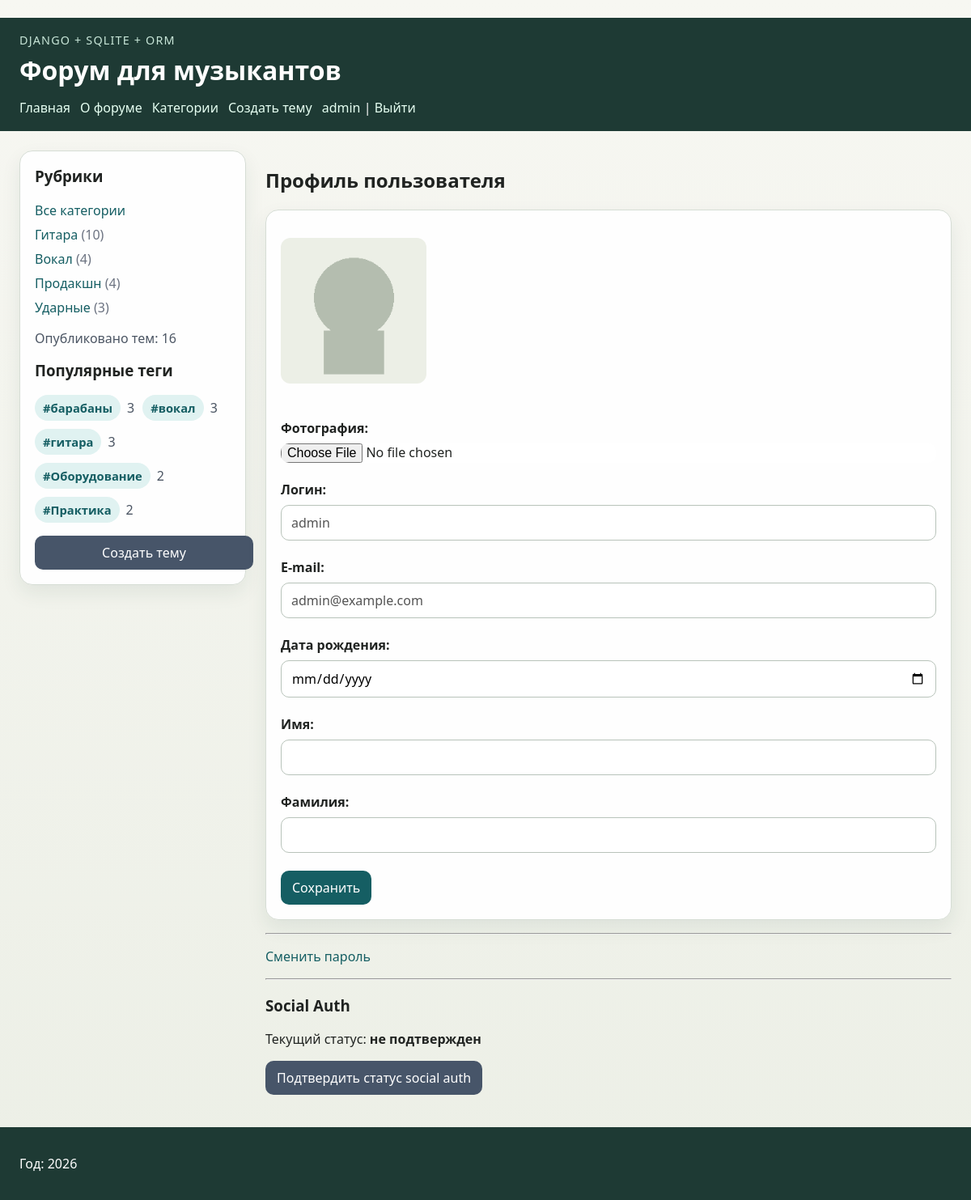
/users/profile/ (signed in), run on the app's committed database.
### users/models.py (models this page shows)
class User(AbstractUser):
    photo = models.ImageField(
        upload_to='users/%Y/%m/%d/',
        blank=True,
        null=True,
        verbose_name='Фотография',
    )
    date_birth = models.DateField(
        blank=True,
        null=True,
        verbose_name='Дата рождения',
    )
    social_auth_verified = models.BooleanField(
        default=False,
        verbose_name='Социальная авторизация подтверждена',
    )
    class Meta:
        permissions = [
            ('social_auth', 'Можно авторизоваться через социальные сети'),
        ]

### musicforum/models.py (models this page shows, shortened)
class Tag(models.Model):
    name = models.CharField("Название тега", max_length=100, unique=True)
    slug = models.SlugField("Слаг", max_length=100, unique=True, allow_unicode=True)
    class Meta:
        ordering = ("name",)
        verbose_name = "тег"
        verbose_name_plural = "теги"

### users/views.py (the view, shortened to what this page needs)
# urls.py: path('profile/', views.ProfileUser.as_view(), name='profile'),
class ProfileUser(LoginRequiredMixin, UpdateView):
    model = get_user_model()
    form_class = ProfileUserForm
    template_name = 'users/profile.html'
    extra_context = {
        'title': 'Профиль пользователя',
        'default_image': settings.DEFAULT_USER_IMAGE,
    }
    def get_object(self, queryset=None):
        return self.request.user

### users/forms.py
class ProfileUserForm(forms.ModelForm):
    username = forms.CharField(
        disabled=True,
        label='Логин',
        widget=forms.TextInput(attrs={'class': 'form-input'}),
    )
    email = forms.CharField(
        disabled=True,
        label='E-mail',
        widget=forms.TextInput(attrs={'class': 'form-input'}),
    )
    date_birth = forms.DateField(
        label='Дата рождения',
        required=False,
        widget=forms.DateInput(
            attrs={'class': 'form-input', 'type': 'date'},
            format='%Y-%m-%d',
        ),
    )
    class Meta:
        model = get_user_model()
        fields = ['photo', 'username', 'email', 'date_birth', 'first_name', 'last_name']
        labels = {
            'first_name': 'Имя',
            'last_name': 'Фамилия',
            'photo': 'Фотография',
        }
        widgets = {
            'first_name': forms.TextInput(attrs={'class': 'form-input'}),
            'last_name': forms.TextInput(attrs={'class': 'form-input'}),
        }
    def __init__(self, *args, **kwargs):
        super().__init__(*args, **kwargs)
        self.fields['date_birth'].input_formats = ['%Y-%m-%d']

### musicforum/data.py (called while the page is built)
def get_menu():
    return MENU

### musicforum/models.py (called while the page is built)
    def with_status(self, status):
        if not status:
            return self
        return self.filter(status=status)

    def published(self):
        return self.with_status(DiscussionStatus.PUBLISHED)

    def category_totals(self):
        return dict(
            self.get_queryset()
            .values("category")
            .annotate(total=Count("id"))
            .values_list("category", "total")
        )

    @classmethod
    def get_category_catalog(cls):
        totals = cls.objects.category_totals()
        return [
            {
                "slug": value,
                "title": label,
                "description": cls.CATEGORY_DESCRIPTIONS.get(value, ""),
                "count": totals.get(value, 0),
            }
            for value, label in cls.Category.choices
        ]

### musicforum/templatetags/musicforum_tags.py (called while the page is built)
@register.simple_tag
def forum_name():
    return "Форум для музыкантов"

@register.simple_tag
def published_discussions_total():
    return Discussion.objects.published().count()

@register.inclusion_tag("musicforum/includes/category_list.html")
def show_categories(selected_slug=""):
    return {
        "categories": Discussion.get_category_catalog(),
        "selected_slug": selected_slug,
    }

### users/context_processors.py (called while the page is built)
def get_forum_context(request):
    return {'menu': get_menu()}

### users/templates/users/profile.html (shortened to what this page needs)
﻿{% extends 'musicforum/base.html' %}
{% block content %}
    <h2>{{ title }}</h2>
    <form class="editor-form" method="post" enctype="multipart/form-data">
        {% if user.photo %}
            <p><img class="discussion-photo-thumb" src="{{ user.photo.url }}" alt="Фото профиля"></p>
        {% else %}
            <p><img class="discussion-photo-thumb" src="{{ default_image }}" alt="Фото по умолчанию"></p>
        {% endif %}
        {% for f in form %}
            <div class="form-field">
                <label class="field-label" for="{{ f.id_for_label }}">{{ f.label }}:</label>
                {{ f }}
            </div>
        {% endfor %}
        <div class="button-row">
            <button class="button" type="submit">Сохранить</button>
        </div>
    </form>
    <hr>
    <p><a href="{% url 'users:password_change' %}">Сменить пароль</a></p>
    {% if perms.users.social_auth %}
        <hr>
        <h3>Social Auth</h3>
        <p>
            Текущий статус:
            {% if user.social_auth_verified %}
                <strong>подтвержден</strong>
            {% else %}
                <strong>не подтвержден</strong>
            {% endif %}
        </p>
        <form method="post" action="{% url 'users:social_auth_toggle' %}">
            <button class="button button-secondary" type="submit">
                {% if user.social_auth_verified %}
                    Отключить статус social auth
                {% else %}
                    Подтвердить статус social auth
                {% endif %}
            </button>
        </form>
    {% endif %}
{% endblock %}

### musicforum/templates/musicforum/base.html (shortened to what this page needs)
﻿{% load static %}
{% load musicforum_tags %}
<!DOCTYPE html>
<html lang="ru">
<head>
    <link rel="stylesheet" href="{% static 'musicforum/css/styles.css' %}">
</head>
<body>
    <header class="site-header">
        <div>
            <p class="site-kicker">Django + SQLite + ORM</p>
            <h1>{% forum_name %}</h1>
        </div>
        <nav>
            <ul class="menu">
                {% for item in menu %}
                    <li><a href="{% url item.url_name %}">{{ item.title }}</a></li>
                {% endfor %}
                {% if user.is_authenticated %}
                    <li><a href="{% url 'musicforum:discussion_create' %}">Создать тему</a></li>
                    <li><a href="{% url 'users:profile' %}">{{ user.username }}</a> | <a href="{% url 'users:logout' %}">Выйти</a></li>
                {% else %}
                    <li><a href="{% url 'users:login' %}">Войти</a> | <a href="{% url 'users:register' %}">Регистрация</a></li>
                {% endif %}
            </ul>
        </nav>
    </header>
    <div class="layout">
        <aside class="sidebar">
            <h3>Рубрики</h3>
            {% show_categories current_category %}
            <p class="sidebar-summary">Опубликовано тем: {% published_discussions_total %}</p>
            <h3>Популярные теги</h3>
            {% show_popular_tags %}
            {% if user.is_authenticated %}
                <a class="button button-secondary sidebar-button" href="{% url 'musicforum:discussion_create' %}">Создать тему</a>
            {% endif %}
        </aside>
        <main class="content">
            {% block content %}{% endblock %}
        </main>
    </div>
    <footer class="footer">
        <p>Год: {% now "Y" %}</p>
    </footer>
</body>
</html>

### musicforum/templates/musicforum/includes/popular_tags.html
{% if popular_tags %}
    <ul class="tag-cloud">
        {% for tag in popular_tags %}
            <li>
                <span class="tag-badge">#{{ tag.name }}</span>
                <span class="tag-total">{{ tag.total }}</span>
            </li>
        {% endfor %}
    </ul>
{% else %}
    <p class="sidebar-summary">Теги появятся после заполнения базы.</p>
{% endif %}

### musicforum/static/musicforum/css/styles.css (style rules this page uses)
body { margin: 0; font-family: "Segoe UI", sans-serif; background: linear-gradient(180deg, #f7f7f2 0%, #ecefe6 100%); color: #202321; }
a { color: #155e63; text-decoration: none; }
.site-header, .footer { background: #1e3a34; color: #fff; padding: 18px 24px; }
.site-kicker { margin: 0 0 6px; color: #c8e6d8; font-size: 0.9rem; letter-spacing: 0.08em; text-transform: uppercase; }
.site-header h1 { margin: 0; }
.layout { display: grid; grid-template-columns: 280px 1fr; gap: 24px; padding: 24px; }
.menu, .category-list, .discussion-list, .category-cards { list-style: none; padding: 0; margin: 0; }
.menu { display: flex; flex-wrap: wrap; gap: 12px; margin-top: 14px; }
.menu a { color: #e6fff2; }
.sidebar, .discussion-list li, .category-cards li, .detail-card, .filter-form, .editor-form, .stat-card { background: rgba(255, 255, 255, 0.94); border: 1px solid #d6ddd5; border-radius: 16px; box-shadow: 0 10px 24px rgba(30, 58, 52, 0.08); }
.sidebar { height: fit-content; padding: 18px; }
.sidebar h3 { margin-top: 0; }
.sidebar-summary { color: #4b5563; margin: 16px 0; }
.sidebar-button { margin-top: 16px; width: 100%; text-align: center; }
.content { min-width: 0; }
.filter-form, .editor-form, .detail-card { padding: 18px; }
.editor-form { display: grid; gap: 14px; }
.form-field { display: grid; gap: 8px; }
.field-label, .filter-form label, .form-field label { font-weight: 600; }
.filter-form input, .filter-form select, .editor-form input, .editor-form select, .editor-form textarea { width: 100%; box-sizing: border-box; padding: 10px 12px; border: 1px solid #b8c3ba; border-radius: 10px; font: inherit; background: #fff; }
.editor-form input[type="checkbox"], .editor-form input[type="radio"], .editor-form input[type="file"] { width: auto; padding: 0; border: none; }
.discussion-photo-thumb { max-width: 180px; border-radius: 12px; }
.card-header, .detail-header, .button-row, .detail-meta-grid, .stats-grid { display: flex; flex-wrap: wrap; gap: 12px; }
.tag-list, .tag-cloud, .comment-list { list-style: none; padding: 0; margin: 0; }
.tag-list, .tag-selector, .tag-cloud { display: flex; flex-wrap: wrap; gap: 10px; }
.tag-badge { display: inline-flex; align-items: center; padding: 6px 10px; border-radius: 999px; background: #e0f2f1; color: #155e63; font-size: 0.92rem; font-weight: 600; }
.tag-cloud li { display: flex; align-items: center; gap: 8px; }
.tag-total { color: #4b5563; }
.button { display: inline-block; padding: 10px 14px; border: none; border-radius: 10px; background: #155e63; color: #fff; font: inherit; cursor: pointer; }
.button-secondary { background: #475569; }

### data on the page
User: username "admin", form "admin" "admin@example.com"
Tag: name "барабаны", total "3"
Tag: name "вокал", total "3"
Tag: name "гитара", total "3"
Tag: name "Оборудование", total "2"
Tag: name "Практика", total "2"

### other printed values
{{ item.title }} "Главная" "О форуме" "Категории"
{{ cat.title }} "Гитара" "Вокал" "Продакшн" "Ударные"
{{ cat.count }} "10" "4" "4" "3"
{{ title }} "Профиль пользователя"
{{ f.label }} "Фотография" "Логин" "E-mail" "Дата рождения" "Имя" "Фамилия"
